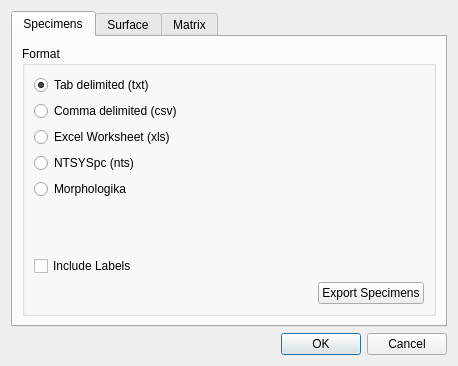
<ui version="4.0" >
 <class>ExportDialog</class>
 <widget class="QDialog" name="ExportDialog" >
  <property name="geometry" >
   <rect>
    <x>0</x>
    <y>0</y>
    <width>458</width>
    <height>366</height>
   </rect>
  </property>
  <property name="windowTitle" >
   <string>Export Data</string>
  </property>
  <layout class="QVBoxLayout" name="verticalLayout" >
   <item>
    <widget class="QTabWidget" name="tabWidget" >
     <property name="currentIndex" >
      <number>0</number>
     </property>
     <widget class="QWidget" name="tab_3" >
      <attribute name="title" >
       <string>Specimens</string>
      </attribute>
      <layout class="QVBoxLayout" name="verticalLayout_5" >
       <item>
        <widget class="QGroupBox" name="groupBox" >
         <property name="title" >
          <string>Format</string>
         </property>
         <layout class="QVBoxLayout" name="verticalLayout_4" >
          <item>
           <widget class="QRadioButton" name="radioButton" >
            <property name="text" >
             <string>Tab delimited (txt)</string>
            </property>
            <property name="checked" >
             <bool>true</bool>
            </property>
           </widget>
          </item>
          <item>
           <widget class="QRadioButton" name="radioButton_2" >
            <property name="text" >
             <string>Comma delimited (csv)</string>
            </property>
           </widget>
          </item>
          <item>
           <widget class="QRadioButton" name="radioButton_3" >
            <property name="text" >
             <string>Excel Worksheet (xls)</string>
            </property>
           </widget>
          </item>
          <item>
           <widget class="QRadioButton" name="radioButton_4" >
            <property name="text" >
             <string>NTSYSpc (nts)</string>
            </property>
           </widget>
          </item>
          <item>
           <widget class="QRadioButton" name="radioButton_5" >
            <property name="text" >
             <string>Morphologika</string>
            </property>
           </widget>
          </item>
          <item>
           <spacer name="verticalSpacer_2" >
            <property name="orientation" >
             <enum>Qt::Vertical</enum>
            </property>
            <property name="sizeHint" stdset="0" >
             <size>
              <width>20</width>
              <height>40</height>
             </size>
            </property>
           </spacer>
          </item>
          <item>
           <widget class="QCheckBox" name="checkBox" >
            <property name="text" >
             <string>Include Labels</string>
            </property>
           </widget>
          </item>
          <item>
           <layout class="QHBoxLayout" name="horizontalLayout" >
            <item>
             <spacer name="horizontalSpacer" >
              <property name="orientation" >
               <enum>Qt::Horizontal</enum>
              </property>
              <property name="sizeHint" stdset="0" >
               <size>
                <width>40</width>
                <height>20</height>
               </size>
              </property>
             </spacer>
            </item>
            <item>
             <widget class="QPushButton" name="pushButton" >
              <property name="text" >
               <string>Export Specimens</string>
              </property>
             </widget>
            </item>
           </layout>
          </item>
         </layout>
        </widget>
       </item>
      </layout>
     </widget>
     <widget class="QWidget" name="tab_4" >
      <attribute name="title" >
       <string>Surface</string>
      </attribute>
      <layout class="QVBoxLayout" name="verticalLayout_6" >
       <item>
        <widget class="QGroupBox" name="groupBox_2" >
         <property name="title" >
          <string>Format</string>
         </property>
         <layout class="QVBoxLayout" name="verticalLayout_3" >
          <item>
           <widget class="QRadioButton" name="radioButton_6" >
            <property name="text" >
             <string>Stereolithography (stl)</string>
            </property>
            <property name="checked" >
             <bool>true</bool>
            </property>
           </widget>
          </item>
          <item>
           <widget class="QRadioButton" name="radioButton_7" >
            <property name="text" >
             <string>Wavefront Object (obj)</string>
            </property>
           </widget>
          </item>
          <item>
           <widget class="QRadioButton" name="radioButton_8" >
            <property name="text" >
             <string>OpenSceneGraph (osg)</string>
            </property>
           </widget>
          </item>
          <item>
           <widget class="QRadioButton" name="radioButton_9" >
            <property name="text" >
             <string>Polygons (ply)</string>
            </property>
           </widget>
          </item>
          <item>
           <widget class="QRadioButton" name="radioButton_14" >
            <property name="text" >
             <string>Edgewarp (sur)</string>
            </property>
           </widget>
          </item>
          <item>
           <spacer name="verticalSpacer_3" >
            <property name="orientation" >
             <enum>Qt::Vertical</enum>
            </property>
            <property name="sizeHint" stdset="0" >
             <size>
              <width>20</width>
              <height>40</height>
             </size>
            </property>
           </spacer>
          </item>
          <item>
           <layout class="QHBoxLayout" name="horizontalLayout_2" >
            <item>
             <spacer name="horizontalSpacer_2" >
              <property name="orientation" >
               <enum>Qt::Horizontal</enum>
              </property>
              <property name="sizeHint" stdset="0" >
               <size>
                <width>40</width>
                <height>20</height>
               </size>
              </property>
             </spacer>
            </item>
            <item>
             <widget class="QPushButton" name="pushButton_2" >
              <property name="text" >
               <string>Export Surface</string>
              </property>
             </widget>
            </item>
           </layout>
          </item>
         </layout>
        </widget>
       </item>
      </layout>
     </widget>
     <widget class="QWidget" name="tab_5" >
      <attribute name="title" >
       <string>Matrix</string>
      </attribute>
      <layout class="QVBoxLayout" name="verticalLayout_7" >
       <item>
        <widget class="QGroupBox" name="groupBox_3" >
         <property name="title" >
          <string>Format</string>
         </property>
         <layout class="QVBoxLayout" name="verticalLayout_2" >
          <item>
           <widget class="QRadioButton" name="radioButton_10" >
            <property name="text" >
             <string>Tab delimited (txt)</string>
            </property>
            <property name="checked" >
             <bool>true</bool>
            </property>
           </widget>
          </item>
          <item>
           <widget class="QRadioButton" name="radioButton_11" >
            <property name="text" >
             <string>Comma delimited (csv)</string>
            </property>
           </widget>
          </item>
          <item>
           <widget class="QRadioButton" name="radioButton_12" >
            <property name="text" >
             <string>Excel Worksheet (xls)</string>
            </property>
           </widget>
          </item>
          <item>
           <widget class="QRadioButton" name="radioButton_13" >
            <property name="text" >
             <string>NTSYSpc (nts)</string>
            </property>
           </widget>
          </item>
          <item>
           <spacer name="verticalSpacer" >
            <property name="orientation" >
             <enum>Qt::Vertical</enum>
            </property>
            <property name="sizeHint" stdset="0" >
             <size>
              <width>20</width>
              <height>45</height>
             </size>
            </property>
           </spacer>
          </item>
          <item>
           <widget class="QCheckBox" name="checkBox_3" >
            <property name="text" >
             <string>Include Labels</string>
            </property>
           </widget>
          </item>
          <item>
           <layout class="QHBoxLayout" name="horizontalLayout_3" >
            <item>
             <spacer name="horizontalSpacer_3" >
              <property name="orientation" >
               <enum>Qt::Horizontal</enum>
              </property>
              <property name="sizeHint" stdset="0" >
               <size>
                <width>40</width>
                <height>20</height>
               </size>
              </property>
             </spacer>
            </item>
            <item>
             <widget class="QPushButton" name="pushButton_3" >
              <property name="text" >
               <string>Export Matrix</string>
              </property>
             </widget>
            </item>
           </layout>
          </item>
         </layout>
        </widget>
       </item>
      </layout>
     </widget>
    </widget>
   </item>
   <item>
    <widget class="QDialogButtonBox" name="buttonBox" >
     <property name="orientation" >
      <enum>Qt::Horizontal</enum>
     </property>
     <property name="standardButtons" >
      <set>QDialogButtonBox::Cancel|QDialogButtonBox::Ok</set>
     </property>
    </widget>
   </item>
  </layout>
 </widget>
 <resources/>
 <connections>
  <connection>
   <sender>buttonBox</sender>
   <signal>accepted()</signal>
   <receiver>ExportDialog</receiver>
   <slot>accept()</slot>
   <hints>
    <hint type="sourcelabel" >
     <x>248</x>
     <y>254</y>
    </hint>
    <hint type="destinationlabel" >
     <x>157</x>
     <y>274</y>
    </hint>
   </hints>
  </connection>
  <connection>
   <sender>buttonBox</sender>
   <signal>rejected()</signal>
   <receiver>ExportDialog</receiver>
   <slot>reject()</slot>
   <hints>
    <hint type="sourcelabel" >
     <x>316</x>
     <y>260</y>
    </hint>
    <hint type="destinationlabel" >
     <x>286</x>
     <y>274</y>
    </hint>
   </hints>
  </connection>
 </connections>
</ui>
